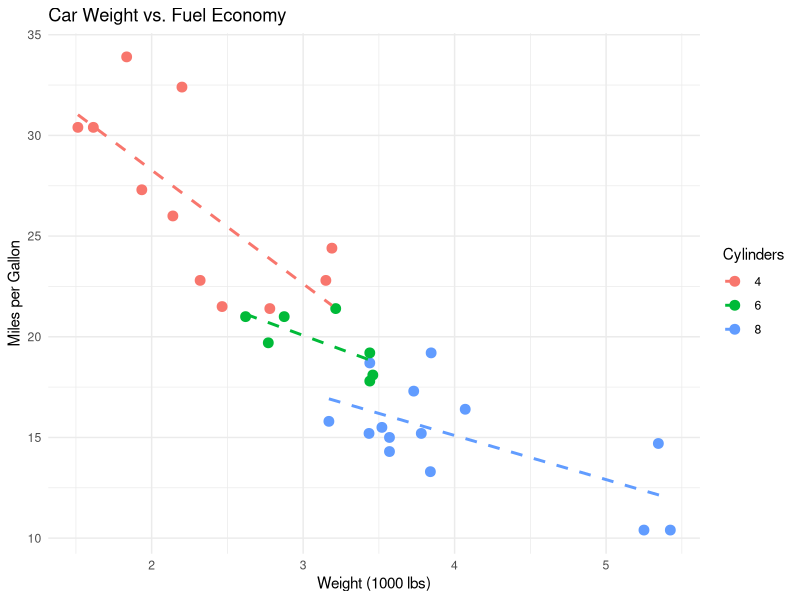

This figure's R source:
## ---- chunk 1
knitr::opts_chunk$set(echo = TRUE, warning = FALSE, message = FALSE)
## ---- chunk 2
library(ggplot2)

data(mtcars)

summary(mtcars[, c("mpg", "hp", "wt")])
## ---- chunk 3
ggplot(mtcars, aes(x = wt, y = mpg, color = factor(cyl))) +
  geom_point(size = 3) +
  geom_smooth(method = "lm", se = FALSE, linetype = "dashed") +
  labs(
    title = "Car Weight vs. Fuel Economy",
    x = "Weight (1000 lbs)",
    y = "Miles per Gallon",
    color = "Cylinders"
  ) +
  theme_minimal()
